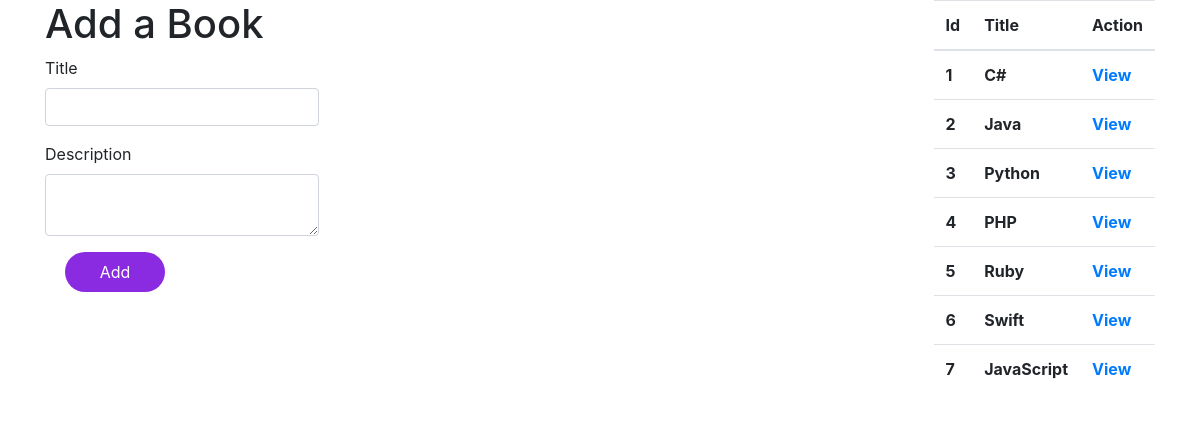
Before: / with the older database file.
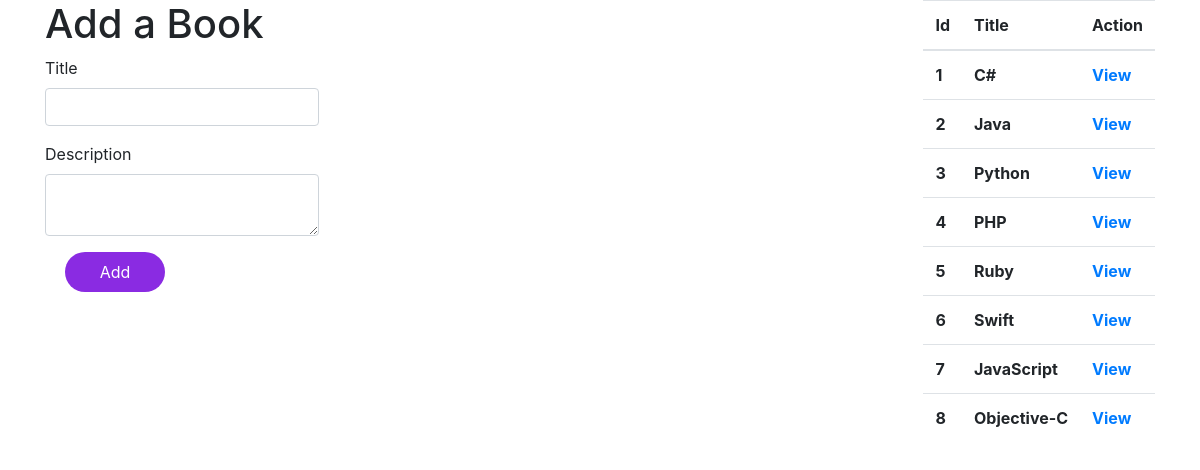
After: the same page with the newer database file.
### booksAuthors/models.py (models this page shows)
class Book(models.Model):
    title = models.CharField(max_length=255)
    desc =  models.TextField()
    created_at = models.DateTimeField(auto_now_add=True)
    updated_at = models.DateTimeField(auto_now=True)

### booksAuthors/views.py (the view)
# urls.py: path('', views.createBooks),
def createBooks(request):
    context = {
        'all_books': Book.objects.all()
    }
    return render(request, 'books.html', context)

### booksAuthors/templates/books.html (shortened to what this page needs)
<!DOCTYPE html>
<html lang="en">
<head>
    {% load static %}
    <link rel="stylesheet" href="{% static 'css/book.css' %}">
    <link rel="stylesheet" href="https://stackpath.bootstrapcdn.com/bootstrap/4.5.0/css/bootstrap.min.css">
</head>
<body>
    <div class="container d-flex justify-content-between">
        <div class="book-form">
            <form action="/process_book" method="POST">
                <h1>Add a Book</h1>
                <div class="form-group">
                    <label for="book-title">Title</label>
                    <input type="text" name="book-title" class="form-control">
                </div>
                <div class="form-group">
                    <label for="book-description">Description</label>
                    <textarea name="book-description" class="form-control"></textarea>
                </div>
                <button type="submit" class="button">Add</button>
            </form>
        </div>
        <div class="books-list">
            <table class="table">
                <thead>
                    <tr>
                        <th scope="col">Id</th>
                        <th scope="col">Title</th>
                        <th scope="col">Action</th>
                    </tr>
                </thead>
                <tbody>
                    {% for book in all_books %}
                    <tr>
                        <th>{{book.id}}</th>
                        <th>{{book.title}}</th>
                        <th><a href="/books/{{book.id}}">View</a></th>
                    </tr>
                    {% endfor %}
                </tbody>
            </table>
        </div>
    </div>
</body>
</html>

Changed rows visible on the page:
added Book: id "8", title "Objective-C"
